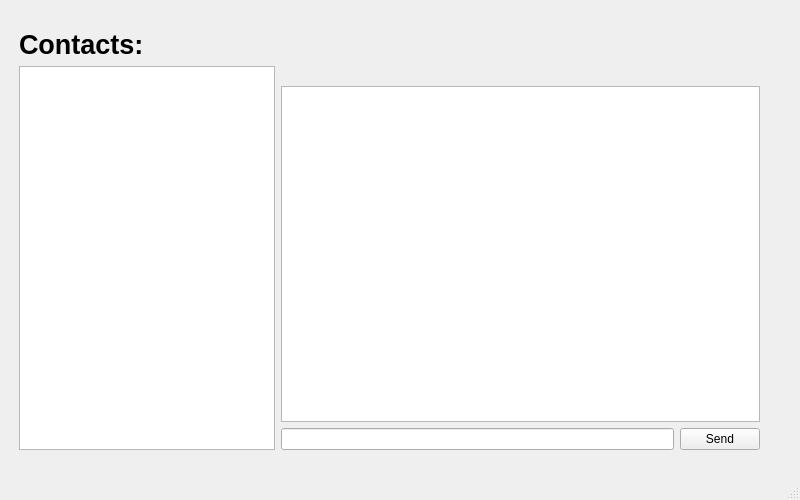
<?xml version="1.0" encoding="UTF-8"?>
<ui version="4.0">
 <class>MainWindow</class>
 <widget class="QMainWindow" name="MainWindow">
  <property name="geometry">
   <rect>
    <x>0</x>
    <y>0</y>
    <width>800</width>
    <height>500</height>
   </rect>
  </property>
  <property name="windowTitle">
   <string>MainWindow</string>
  </property>
  <widget class="QWidget" name="centralwidget">
   <widget class="QStackedWidget" name="stackedWidget">
    <property name="geometry">
     <rect>
      <x>19</x>
      <y>9</y>
      <width>771</width>
      <height>561</height>
     </rect>
    </property>
    <property name="currentIndex">
     <number>2</number>
    </property>
    <widget class="QWidget" name="loginPage">
     <property name="sizePolicy">
      <sizepolicy hsizetype="Expanding" vsizetype="Expanding">
       <horstretch>0</horstretch>
       <verstretch>0</verstretch>
      </sizepolicy>
     </property>
     <widget class="QWidget" name="layoutWidget">
      <property name="geometry">
       <rect>
        <x>70</x>
        <y>90</y>
        <width>611</width>
        <height>222</height>
       </rect>
      </property>
      <layout class="QVBoxLayout" name="login_layout">
       <item>
        <layout class="QVBoxLayout" name="verticalLayout">
         <item>
          <layout class="QHBoxLayout" name="horizontalLayout_2">
           <item>
            <widget class="QLabel" name="label">
             <property name="font">
              <font>
               <pointsize>20</pointsize>
               <bold>true</bold>
              </font>
             </property>
             <property name="text">
              <string>Username:</string>
             </property>
            </widget>
           </item>
           <item>
            <widget class="QLineEdit" name="username_box">
             <property name="font">
              <font>
               <pointsize>18</pointsize>
              </font>
             </property>
            </widget>
           </item>
          </layout>
         </item>
         <item>
          <layout class="QHBoxLayout" name="horizontalLayout">
           <item>
            <widget class="QLabel" name="label_2">
             <property name="font">
              <font>
               <pointsize>20</pointsize>
               <bold>true</bold>
              </font>
             </property>
             <property name="text">
              <string>Password :</string>
             </property>
            </widget>
           </item>
           <item>
            <widget class="QLineEdit" name="password_box">
             <property name="font">
              <font>
               <pointsize>18</pointsize>
              </font>
             </property>
             <property name="echoMode">
              <enum>QLineEdit::Password</enum>
             </property>
            </widget>
           </item>
          </layout>
         </item>
        </layout>
       </item>
       <item>
        <widget class="QPushButton" name="login_btn">
         <property name="text">
          <string>login</string>
         </property>
        </widget>
       </item>
       <item alignment="Qt::AlignHCenter">
        <widget class="QLabel" name="label_3">
         <property name="font">
          <font>
           <pointsize>11</pointsize>
          </font>
         </property>
         <property name="text">
          <string>OR</string>
         </property>
        </widget>
       </item>
       <item>
        <widget class="QPushButton" name="signup_btn">
         <property name="text">
          <string>SIgn Up</string>
         </property>
        </widget>
       </item>
      </layout>
     </widget>
     <widget class="QLabel" name="status_label_login">
      <property name="geometry">
       <rect>
        <x>70</x>
        <y>40</y>
        <width>601</width>
        <height>41</height>
       </rect>
      </property>
      <property name="font">
       <font>
        <pointsize>14</pointsize>
       </font>
      </property>
      <property name="text">
       <string/>
      </property>
     </widget>
    </widget>
    <widget class="QWidget" name="signup_window">
     <widget class="QWidget" name="layoutWidget">
      <property name="geometry">
       <rect>
        <x>40</x>
        <y>50</y>
        <width>671</width>
        <height>388</height>
       </rect>
      </property>
      <layout class="QFormLayout" name="formLayout">
       <item row="0" column="0">
        <widget class="QLabel" name="label_5">
         <property name="font">
          <font>
           <pointsize>20</pointsize>
           <bold>true</bold>
          </font>
         </property>
         <property name="text">
          <string>Username:</string>
         </property>
        </widget>
       </item>
       <item row="0" column="1">
        <widget class="QLineEdit" name="username_box_signup">
         <property name="font">
          <font>
           <pointsize>18</pointsize>
          </font>
         </property>
        </widget>
       </item>
       <item row="1" column="0">
        <widget class="QLabel" name="label_7">
         <property name="font">
          <font>
           <pointsize>20</pointsize>
           <bold>true</bold>
          </font>
         </property>
         <property name="text">
          <string>First name</string>
         </property>
        </widget>
       </item>
       <item row="1" column="1">
        <widget class="QLineEdit" name="firstname_box_signup">
         <property name="font">
          <font>
           <pointsize>18</pointsize>
          </font>
         </property>
        </widget>
       </item>
       <item row="2" column="0">
        <widget class="QLabel" name="label_8">
         <property name="font">
          <font>
           <pointsize>20</pointsize>
           <bold>true</bold>
          </font>
         </property>
         <property name="text">
          <string>Last name</string>
         </property>
        </widget>
       </item>
       <item row="2" column="1">
        <widget class="QLineEdit" name="lastname_box_signup">
         <property name="font">
          <font>
           <pointsize>18</pointsize>
          </font>
         </property>
        </widget>
       </item>
       <item row="3" column="0">
        <widget class="QLabel" name="label_6">
         <property name="font">
          <font>
           <pointsize>20</pointsize>
           <bold>true</bold>
          </font>
         </property>
         <property name="text">
          <string>Password:</string>
         </property>
        </widget>
       </item>
       <item row="3" column="1">
        <widget class="QLineEdit" name="password_box_signup">
         <property name="font">
          <font>
           <pointsize>18</pointsize>
          </font>
         </property>
        </widget>
       </item>
       <item row="4" column="0">
        <widget class="QLabel" name="label_9">
         <property name="font">
          <font>
           <pointsize>20</pointsize>
           <bold>true</bold>
          </font>
         </property>
         <property name="text">
          <string>Confirm Password:</string>
         </property>
        </widget>
       </item>
       <item row="4" column="1">
        <widget class="QLineEdit" name="confirmpass_box_signup">
         <property name="font">
          <font>
           <pointsize>18</pointsize>
          </font>
         </property>
        </widget>
       </item>
       <item row="5" column="0">
        <widget class="QLabel" name="label_10">
         <property name="font">
          <font>
           <pointsize>20</pointsize>
           <bold>true</bold>
          </font>
         </property>
         <property name="text">
          <string>mobile number:</string>
         </property>
        </widget>
       </item>
       <item row="5" column="1">
        <widget class="QLineEdit" name="mobileno_box_signup">
         <property name="font">
          <font>
           <pointsize>18</pointsize>
          </font>
         </property>
        </widget>
       </item>
       <item row="6" column="1">
        <widget class="QPushButton" name="submit_btn_signup">
         <property name="text">
          <string>Submit</string>
         </property>
        </widget>
       </item>
      </layout>
     </widget>
     <widget class="QLabel" name="status_label_signup">
      <property name="geometry">
       <rect>
        <x>50</x>
        <y>9</y>
        <width>651</width>
        <height>31</height>
       </rect>
      </property>
      <property name="font">
       <font>
        <pointsize>12</pointsize>
       </font>
      </property>
      <property name="text">
       <string/>
      </property>
     </widget>
    </widget>
    <widget class="QWidget" name="main_window">
     <widget class="QWidget" name="layoutWidget">
      <property name="geometry">
       <rect>
        <x>0</x>
        <y>20</y>
        <width>741</width>
        <height>421</height>
       </rect>
      </property>
      <layout class="QHBoxLayout" name="horizontalLayout_5">
       <item>
        <layout class="QVBoxLayout" name="verticalLayout_2">
         <property name="spacing">
          <number>6</number>
         </property>
         <property name="sizeConstraint">
          <enum>QLayout::SetDefaultConstraint</enum>
         </property>
         <item>
          <widget class="QLabel" name="label_4">
           <property name="font">
            <font>
             <pointsize>20</pointsize>
             <bold>true</bold>
            </font>
           </property>
           <property name="text">
            <string>Contacts:</string>
           </property>
          </widget>
         </item>
         <item>
          <widget class="QListWidget" name="contacts_list">
           <property name="sizePolicy">
            <sizepolicy hsizetype="Preferred" vsizetype="Expanding">
             <horstretch>0</horstretch>
             <verstretch>0</verstretch>
            </sizepolicy>
           </property>
          </widget>
         </item>
        </layout>
       </item>
       <item>
        <layout class="QVBoxLayout" name="verticalLayout_3">
         <item>
          <layout class="QVBoxLayout" name="verticalLayout_4">
           <item>
            <widget class="QLabel" name="username_label_chat">
             <property name="font">
              <font>
               <pointsize>20</pointsize>
               <bold>true</bold>
              </font>
             </property>
             <property name="text">
              <string/>
             </property>
            </widget>
           </item>
           <item>
            <widget class="QLabel" name="userstatus_label_chat">
             <property name="text">
              <string/>
             </property>
            </widget>
           </item>
          </layout>
         </item>
         <item>
          <widget class="QListWidget" name="chat_pane">
           <property name="verticalScrollBarPolicy">
            <enum>Qt::ScrollBarAlwaysOff</enum>
           </property>
           <property name="horizontalScrollBarPolicy">
            <enum>Qt::ScrollBarAlwaysOff</enum>
           </property>
           <property name="verticalScrollMode">
            <enum>QAbstractItemView::ScrollPerItem</enum>
           </property>
           <property name="flow">
            <enum>QListView::TopToBottom</enum>
           </property>
          </widget>
         </item>
         <item>
          <layout class="QHBoxLayout" name="horizontalLayout_4">
           <item>
            <widget class="QLineEdit" name="message_box_chat"/>
           </item>
           <item>
            <widget class="QPushButton" name="send_btn_chat">
             <property name="text">
              <string>Send</string>
             </property>
            </widget>
           </item>
          </layout>
         </item>
        </layout>
       </item>
      </layout>
     </widget>
    </widget>
   </widget>
  </widget>
  <widget class="QMenuBar" name="menubar">
   <property name="geometry">
    <rect>
     <x>0</x>
     <y>0</y>
     <width>800</width>
     <height>25</height>
    </rect>
   </property>
  </widget>
  <widget class="QStatusBar" name="statusbar"/>
 </widget>
 <resources/>
 <connections/>
</ui>
